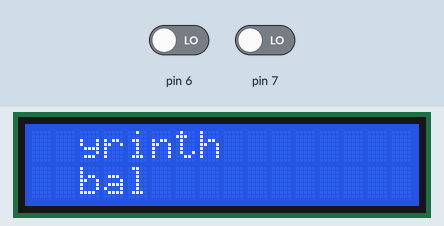
This sketch was run on a simulated Arduino Uno, built with avr-gcc and run on an emulated ATmega328P. Shown: 16×2 character LCD. The test bench sets the inputs (shaded band); at power-on: pin 6 LOW, pin 7 LOW.

Above: at 1.2 s.
1.3 s: pin 6 driven HIGH
At 2.02 s:
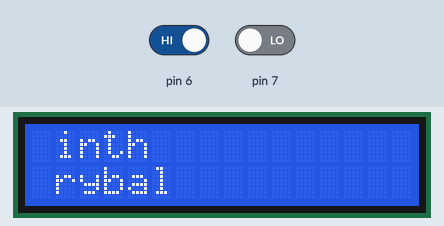
3.7 s: pin 7 driven HIGH
At 4.58 s:
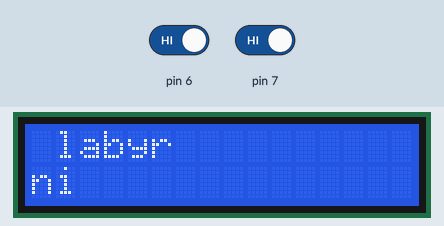
6.2 s: pin 6 driven LOW
At 7.12 s:
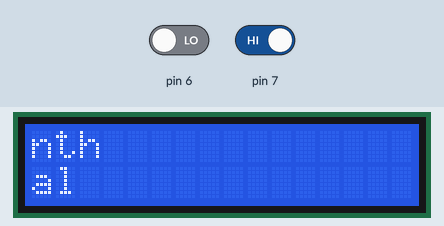
8.4 s: pin 6 driven HIGH
At 9.26 s:
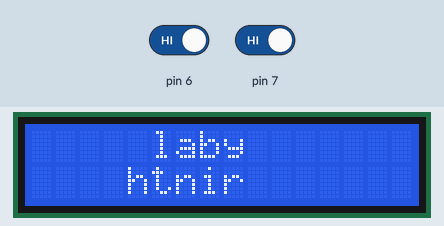
10.5 s: pin 7 driven LOW
At 11.08 s:
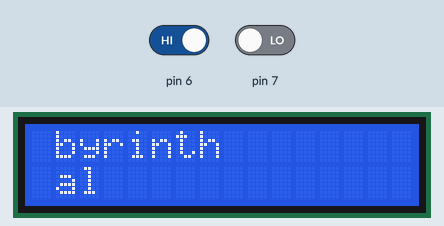
13.1 s: pin 7 driven HIGH
At 14.02 s:
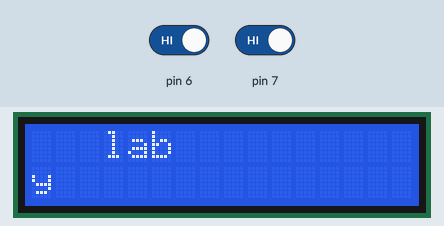

The sketch:

Arduino_project_LCD_1_3_3_translationButtons.ino
```cpp
#include <LiquidCrystal.h>
LiquidCrystal lcd(2, 3, 8, 9, 10, 11);

//String word1 = "catness";
String word1 = "labyrinth";
String rotString = word1;
int width = 7;
int word1Delay = 350;
int word1StartX = 2;

int switch1 = LOW;
int switch2 = LOW;

String rotStringTop;
String rotStringBottom;

void setup() {


  pinMode(6, INPUT);
  pinMode(7, INPUT);

  lcd.begin(16, 2);


  for (int i = 0; i < (width * 2) - word1.length(); i++) {
    rotString += " ";
  }

  rotStringTop = rotString.substring(0, width);
  rotStringBottom = rotString.substring(width);

}

void loop() {

  switch1 = digitalRead(7);
  switch2 = digitalRead(6);

  lcd.setCursor(word1StartX, 0);
  lcd.print(rotStringTop);
  lcd.rightToLeft();
  lcd.setCursor(word1StartX + width - 1, 1);
  lcd.print(rotStringBottom);
  lcd.leftToRight();

  String newRotStringTop = rotStringTop.substring(1, rotStringTop.length()) + rotStringBottom.charAt(0);
  String newRotStringBottom = rotStringBottom.substring(1, rotStringBottom.length()) + rotStringTop.charAt(0);

  rotStringTop = newRotStringTop;
  rotStringBottom = newRotStringBottom;

  delay(word1Delay);

  positionSwitches();

}

void positionSwitches() {

  if (switch1 == HIGH) {
    word1StartX++;
    lcd.setCursor(word1StartX - 1, 0);
    lcd.print(" ");
    lcd.setCursor(word1StartX - 1, 1);
    lcd.print(" ");

  }

  if (switch2 == HIGH) {
    word1StartX--;
    for (int j = 0; j < 16-(word1StartX - width); j++){
    lcd.setCursor(j, 0);
    lcd.print(" ");
    lcd.setCursor(j, 1);
    lcd.print(" ");
    }
  }

}
```

Measured:
- after the input at 1.3 s, the display: first differs from a run without the input after 0.54 s (image 1 shows a later state)
- after the input at 6.2 s, the display: first differs from a run without the input after 0.75 s (image 3)
- after the input at 8.4 s, the display: first differs from a run without the input after 0.68 s (image 4 shows a later state)
- after the input at 13.1 s, the display: first differs from a run without the input after 0.74 s (image 6)
